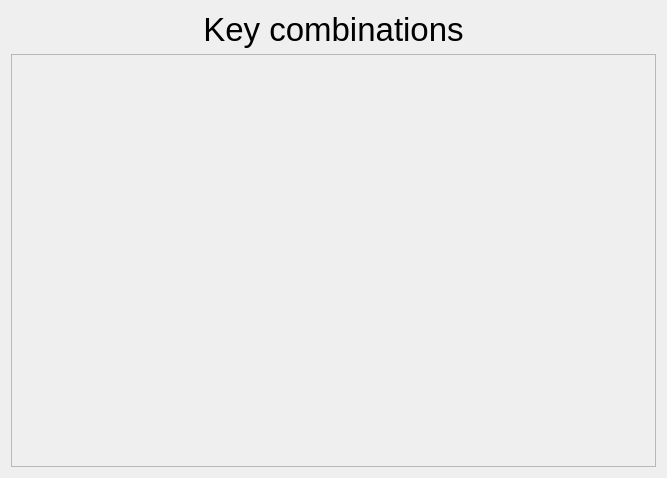
<?xml version="1.0" encoding="UTF-8"?>
<ui version="4.0">
 <class>KeyCombinationsOptions</class>
 <widget class="QWidget" name="KeyCombinationsOptions">
  <property name="geometry">
   <rect>
    <x>0</x>
    <y>0</y>
    <width>667</width>
    <height>478</height>
   </rect>
  </property>
  <property name="windowTitle">
   <string>Form</string>
  </property>
  <layout class="QVBoxLayout" name="verticalLayout">
   <item>
    <widget class="QLabel" name="label">
     <property name="font">
      <font>
       <pointsize>25</pointsize>
      </font>
     </property>
     <property name="text">
      <string>Key combinations</string>
     </property>
     <property name="alignment">
      <set>Qt::AlignCenter</set>
     </property>
    </widget>
   </item>
   <item>
    <widget class="QScrollArea" name="scrollArea">
     <property name="widgetResizable">
      <bool>true</bool>
     </property>
     <widget class="QWidget" name="scrollAreaWidgetContents">
      <property name="geometry">
       <rect>
        <x>0</x>
        <y>0</y>
        <width>647</width>
        <height>413</height>
       </rect>
      </property>
      <layout class="QVBoxLayout" name="verticalLayout_4">
       <item>
        <layout class="QVBoxLayout" name="widgetsLayout">
         <property name="leftMargin">
          <number>100</number>
         </property>
         <property name="rightMargin">
          <number>100</number>
         </property>
        </layout>
       </item>
      </layout>
     </widget>
    </widget>
   </item>
  </layout>
 </widget>
 <resources/>
 <connections/>
</ui>
